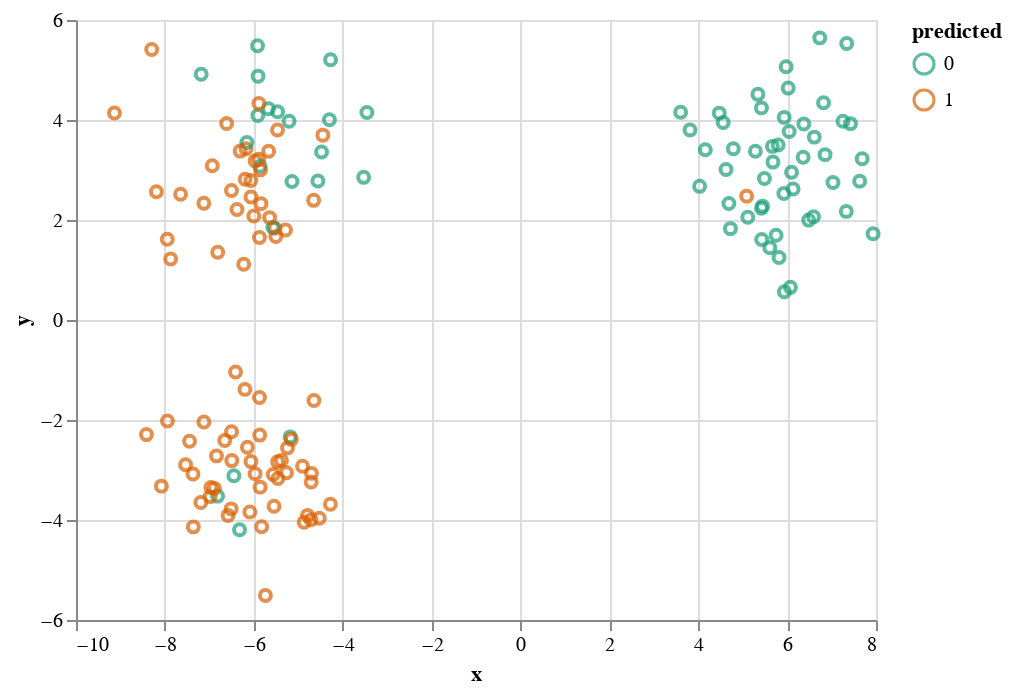

The code cell stored with this chart in its notebook:
### Markdown cell above
Not so much. We need some kind of imputation. This will be done with the LD.
We will first draw most-central triplets, then estimate the distances with LD.

### Code cell
t_m, r_m = subsample_triplets(data.xs, number_of_triplets=5000, return_mostcentral=True)
t = triplets_from_mostcentral(t_m, r_m)
r = np.ones(t.shape[0]).astype(bool) 

q_m = Questionnaire.from_most_central_triplets(t_m, r_m, density=1.0, normalize=True)
# both versions don't work
# q = Questionnaire.from_bool_array(t, r).fill_with(q_m)
q = q_m
tangles = OrdinalTangles(20)
ys_tangles = tangles.fit_predict(q.values)
print(f"{tangles.score(q.values, data.ys)} ({np.unique(ys_tangles).size})")
p.assignments(data.xs, ys_tangles)

### Figure 1 — Vega-Lite specification as saved in the notebook (floating-point values rounded to 4 significant figures; data arrays with more than 128 entries replaced by an {"elided": "..."} marker saying what was removed)
{"config": {"view": {"continuousWidth": 400, "continuousHeight": 300}}, "data": {"name": "data-1ba3ec014e3376317ec23c4304e59cbb"}, "mark": "point", "encoding": {"color": {"type": "nominal", "field": "predicted", "scale": {"scheme": "dark2"}}, "x": {"type": "quantitative", "field": "x"}, "y": {"type": "quantitative", "field": "y"}}, "$schema": "https://vega.github.io/schema/vega-lite/v4.8.1.json", "datasets": {"data-1ba3ec014e3376317ec23c4304e59cbb": {"elided": "150 records"}}}
